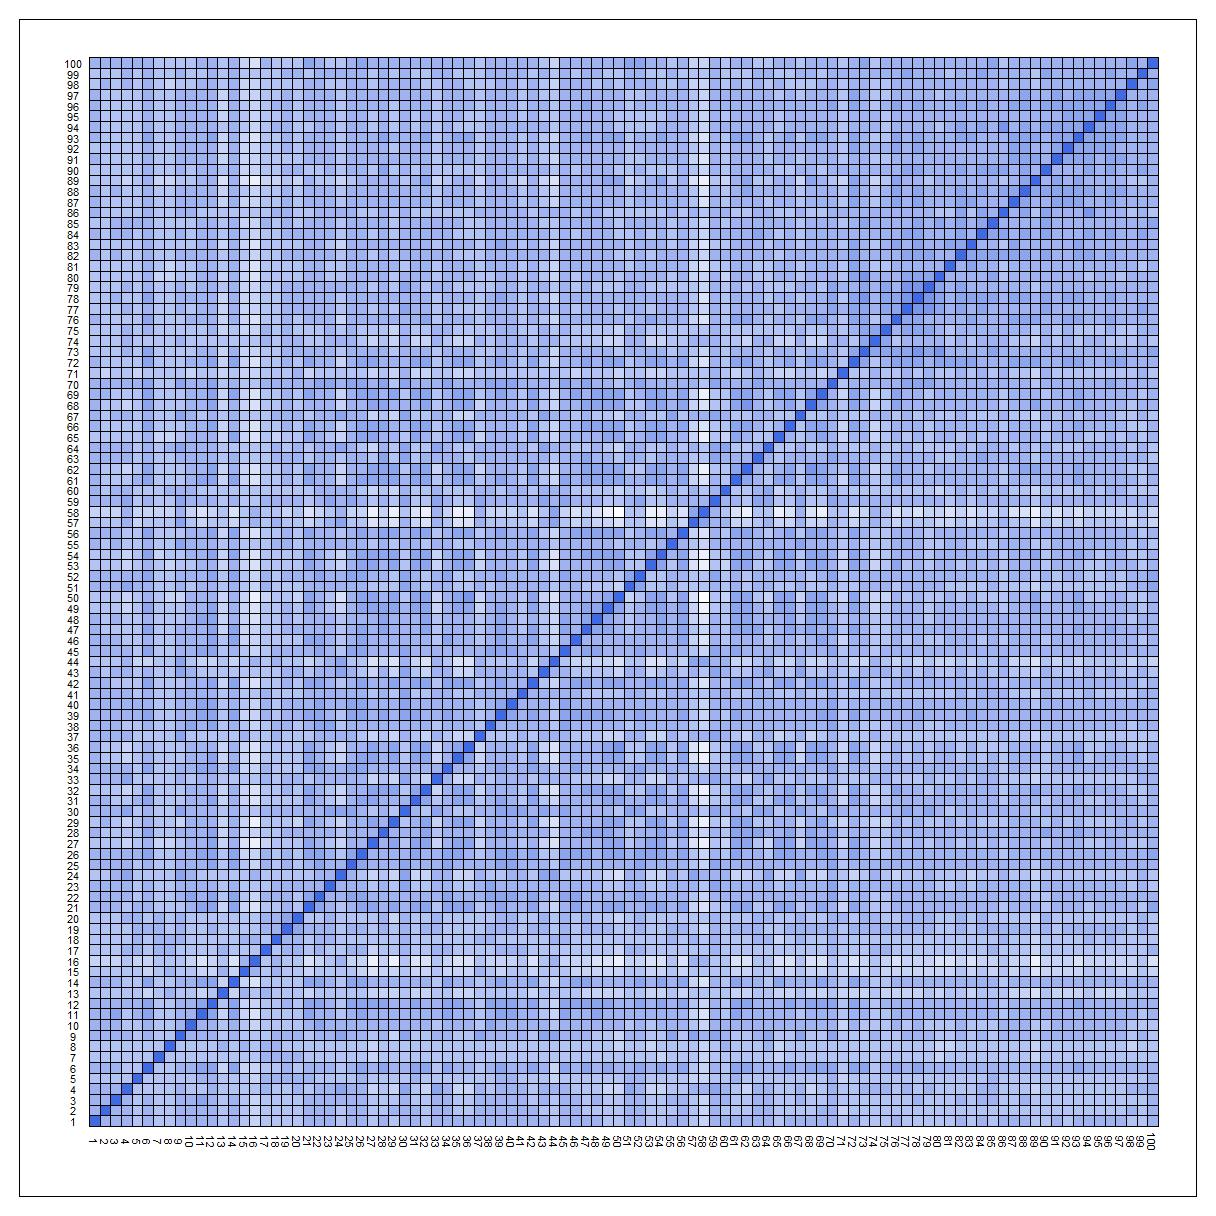

The R source for this figure:
rm(list = ls())

## Based on data from https://goldberg.berkeley.edu/jester-data/ (just the first set)
d = read.csv('jester-data-1.csv', header = FALSE) # converted to csv for easier use
d = d[,2:101] # remove column 1, now we are only left with 1 column per option (column 1 was number of ratings given)
d[d == 99] = NA # specify NAs
numOpts = length(d)

#calculate dissimilarity matrix (based in linear distance)
disMat = matrix(NA,nrow = numOpts, ncol = numOpts)
for (i in 1:numOpts){
  print(i)
  for (j in 1:numOpts){
    a = cbind(d[i],d[j]); a = a[complete.cases(a),]
    disMat[i,j] = mean(abs(a[,1] - a[,2]))
  }
}
disMat = disMat/ max(disMat)

# Correlation Map
corMap = function(disMat){
  numFeatures = length(disMat[1,])
  par(las=2)
  par(mar=c(1,1,1,1)) # adjust as needed
  x = seq(0,1,0.1) 
  colfunc = colorRampPalette(c("royalblue","white"))
  colHex = colfunc(length(x)) # make 11 colors / shades of blue
  plot(-100,-100,xlim = c(-2,numFeatures) , ylim = c(-2,numFeatures), xlab = "", ylab = "", xaxt="n", yaxt="n")
  for (i in 1:numFeatures){
    text(i,-1,as.character(i), cex=0.7, srt=270)
    text(-1,i,as.character(i), cex=0.7)
    for (j in 1:numFeatures){
      colIdx = (round(disMat[i,j],2) * 10) +1
      rect(i-0.5,j-0.5,i+0.5,j+0.5,col = colHex[colIdx])
    }
 }
}
x11(display = "", 1000,1000); corMap(disMat)
savePlot(filename = 'recommender.jpg', "jpeg", device = dev.cur())

# Make recommendations
recJokes = function(opt, n=1, mat=disMat){
  return(order(mat[opt,])[2:(1+n)])
}
recJokes(14,5) # suggest 5 best jokes based on liking joke#14
